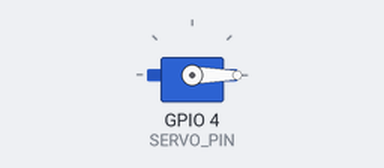
Simulated run of this sketch. Board: ESP32. Shown: servo.

Above: at 0.05 s.
At 0.75 s:
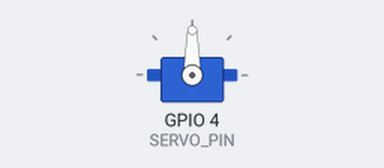
At 1.5 s:
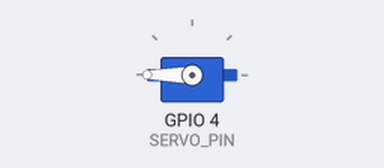
Timing chart, 0 to 3.5 s (numbered marks = the images above):
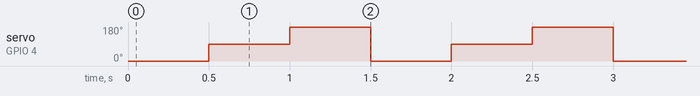

The sketch:

finalsevotest.ino
```cpp
#include <ESP32Servo.h>
#include <ESP32Servo.h>

#define SERVO_PIN 4

Servo myServo;

void setup() {
  myServo.attach(SERVO_PIN);
}

void loop() {
  myServo.write(0);
  delay(500);

  myServo.write(90);
  delay(500);

  myServo.write(180);
  delay(500);
}
```

Measured:
- by itself, servo on GPIO 4 (SERVO_PIN): repeats every 1.5 s: 180° 0.50 s, 0° 0.50 s, 90° 0.50 s
